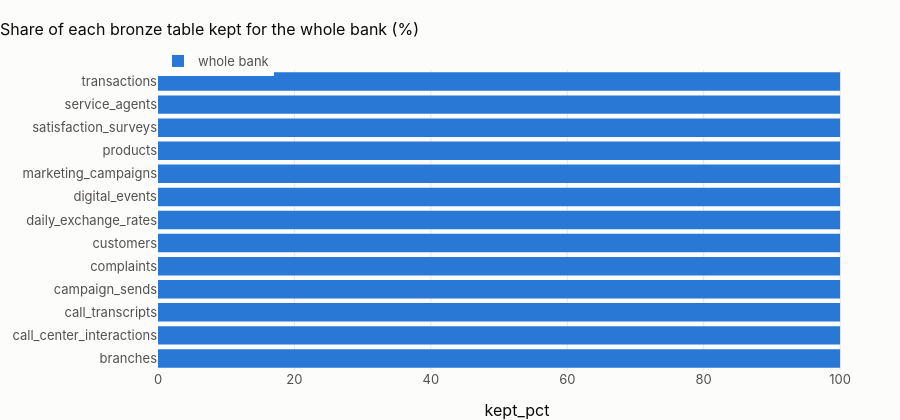

This figure's notebook cell:
### Code cell
fig = px.bar(
    cut[cut.zone == "bronze_raw"].sort_values("kept_pct"),
    x="kept_pct",
    y="table",
    orientation="h",
    color="rule",
    title=f"Share of each bronze table kept for {CTRY.name} (%)",
)
fig.update_layout(height=420, yaxis_title=None, legend_title=None)
fig.show()

### Figure 1 — Plotly figure (JSON) as saved in the notebook; plotly's stock layout.template omitted (floating-point values rounded to 4 significant figures)
{"data": [{"hovertemplate": "rule=whole bank<br>kept_pct=%{x}<br>table=%{y}<extra></extra>", "legendgroup": "whole bank", "marker": {"color": "#2a78d6", "pattern": {"shape": ""}}, "name": "whole bank", "orientation": "h", "showlegend": true, "textposition": "auto", "type": "bar", "x": [100.0, 100.0, 100.0, 100.0, 100.0, 100.0, 100.0, 100.0, 100.0, 100.0, 100.0, 100.0, 100.0], "xaxis": "x", "y": ["branches", "call_center_interactions", "call_transcripts", "campaign_sends", "complaints", "customers", "daily_exchange_rates", "digital_events", "marketing_campaigns", "products", "satisfaction_surveys", "service_agents", "transactions"], "yaxis": "y"}], "layout": {"barmode": "relative", "height": 420, "legend": {"title": {}, "tracegroupgap": 0}, "title": {"text": "Share of each bronze table kept for the whole bank (%)"}, "xaxis": {"anchor": "y", "domain": [0.0, 1.0], "title": {"text": "kept_pct"}}, "yaxis": {"anchor": "x", "domain": [0.0, 1.0], "title": {}}}}
